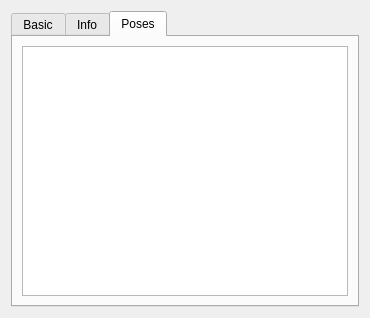
<?xml version="1.0" encoding="UTF-8"?>
<ui version="4.0">
 <class>PDBQTTrajSegmentDesigner</class>
 <widget class="QWidget" name="PDBQTTrajSegmentDesigner">
  <property name="geometry">
   <rect>
    <x>0</x>
    <y>0</y>
    <width>370</width>
    <height>318</height>
   </rect>
  </property>
  <property name="windowTitle">
   <string>Structure project</string>
  </property>
  <layout class="QVBoxLayout" name="verticalLayout">
   <item>
    <widget class="QTabWidget" name="tabPoses">
     <property name="currentIndex">
      <number>2</number>
     </property>
     <widget class="QWidget" name="basicTab">
      <attribute name="title">
       <string>Basic</string>
      </attribute>
      <layout class="QVBoxLayout" name="verticalLayout_2">
       <item>
        <widget class="QGroupBox" name="generalGB">
         <property name="title">
          <string>General</string>
         </property>
        </widget>
       </item>
       <item>
        <widget class="QGroupBox" name="groupBox_2">
         <property name="title">
          <string>Segment</string>
         </property>
         <layout class="QGridLayout" name="gridLayout_2">
          <item row="0" column="3">
           <widget class="QObjectLinkWidget" name="trajectoryLO" native="true"/>
          </item>
          <item row="3" column="1">
           <widget class="QLabel" name="label_4">
            <property name="text">
             <string>Path:</string>
            </property>
           </widget>
          </item>
          <item row="2" column="3">
           <widget class="QLineEdit" name="fileNameLE">
            <property name="frame">
             <bool>false</bool>
            </property>
            <property name="readOnly">
             <bool>true</bool>
            </property>
           </widget>
          </item>
          <item row="1" column="3">
           <widget class="QSpinBox" name="seqIndexSB">
            <property name="alignment">
             <set>Qt::AlignRight|Qt::AlignTrailing|Qt::AlignVCenter</set>
            </property>
            <property name="maximum">
             <number>10000000</number>
            </property>
           </widget>
          </item>
          <item row="3" column="3">
           <widget class="QLineEdit" name="filePathLE">
            <property name="frame">
             <bool>false</bool>
            </property>
            <property name="readOnly">
             <bool>true</bool>
            </property>
           </widget>
          </item>
          <item row="2" column="1">
           <widget class="QLabel" name="label_3">
            <property name="text">
             <string>Name:</string>
            </property>
           </widget>
          </item>
          <item row="1" column="1">
           <widget class="QLabel" name="label_8">
            <property name="text">
             <string>Seq Index:</string>
            </property>
           </widget>
          </item>
          <item row="0" column="1">
           <widget class="QLabel" name="label_7">
            <property name="text">
             <string>Trajectory:</string>
            </property>
           </widget>
          </item>
         </layout>
        </widget>
       </item>
       <item>
        <spacer name="verticalSpacer">
         <property name="orientation">
          <enum>Qt::Vertical</enum>
         </property>
         <property name="sizeHint" stdset="0">
          <size>
           <width>20</width>
           <height>155</height>
          </size>
         </property>
        </spacer>
       </item>
       <item>
        <widget class="QDialogButtonBox" name="buttonBox">
         <property name="standardButtons">
          <set>QDialogButtonBox::Apply|QDialogButtonBox::Close|QDialogButtonBox::Reset</set>
         </property>
        </widget>
       </item>
      </layout>
     </widget>
     <widget class="QWidget" name="tab">
      <attribute name="title">
       <string>Info</string>
      </attribute>
      <layout class="QGridLayout" name="gridLayout_3">
       <item row="2" column="0">
        <widget class="QLabel" name="label_6">
         <property name="text">
          <string>Active segment:</string>
         </property>
        </widget>
       </item>
       <item row="0" column="0">
        <widget class="QLabel" name="label">
         <property name="text">
          <string>Current snapshot:</string>
         </property>
        </widget>
       </item>
       <item row="2" column="1">
        <widget class="QLabel" name="isActiveSegmentLA">
         <property name="text">
          <string/>
         </property>
         <property name="alignment">
          <set>Qt::AlignRight|Qt::AlignTrailing|Qt::AlignVCenter</set>
         </property>
        </widget>
       </item>
       <item row="1" column="0">
        <widget class="QLabel" name="label_2">
         <property name="text">
          <string>Number of snapshots:</string>
         </property>
        </widget>
       </item>
       <item row="3" column="0">
        <spacer name="verticalSpacer_2">
         <property name="orientation">
          <enum>Qt::Vertical</enum>
         </property>
         <property name="sizeHint" stdset="0">
          <size>
           <width>20</width>
           <height>40</height>
          </size>
         </property>
        </spacer>
       </item>
       <item row="0" column="1">
        <widget class="QSpinBox" name="currentSnapshotSB">
         <property name="frame">
          <bool>false</bool>
         </property>
         <property name="alignment">
          <set>Qt::AlignRight|Qt::AlignTrailing|Qt::AlignVCenter</set>
         </property>
         <property name="readOnly">
          <bool>true</bool>
         </property>
         <property name="buttonSymbols">
          <enum>QAbstractSpinBox::NoButtons</enum>
         </property>
         <property name="maximum">
          <number>1000000000</number>
         </property>
        </widget>
       </item>
       <item row="1" column="1">
        <widget class="QSpinBox" name="numberOfSnapshotsSB">
         <property name="frame">
          <bool>false</bool>
         </property>
         <property name="alignment">
          <set>Qt::AlignRight|Qt::AlignTrailing|Qt::AlignVCenter</set>
         </property>
         <property name="readOnly">
          <bool>true</bool>
         </property>
         <property name="buttonSymbols">
          <enum>QAbstractSpinBox::NoButtons</enum>
         </property>
         <property name="maximum">
          <number>1000000000</number>
         </property>
        </widget>
       </item>
      </layout>
     </widget>
     <widget class="QWidget" name="posesTab">
      <attribute name="title">
       <string>Poses</string>
      </attribute>
      <layout class="QVBoxLayout" name="verticalLayout_4">
       <item>
        <widget class="QTreeView" name="posesTV">
         <property name="showDropIndicator" stdset="0">
          <bool>true</bool>
         </property>
         <property name="rootIsDecorated">
          <bool>false</bool>
         </property>
         <property name="itemsExpandable">
          <bool>false</bool>
         </property>
        </widget>
       </item>
      </layout>
     </widget>
    </widget>
   </item>
  </layout>
 </widget>
 <customwidgets>
  <customwidget>
   <class>QObjectLinkWidget</class>
   <extends>QWidget</extends>
   <header location="global">ObjectLinkWidget.hpp</header>
   <container>1</container>
  </customwidget>
 </customwidgets>
 <resources/>
 <connections/>
</ui>
